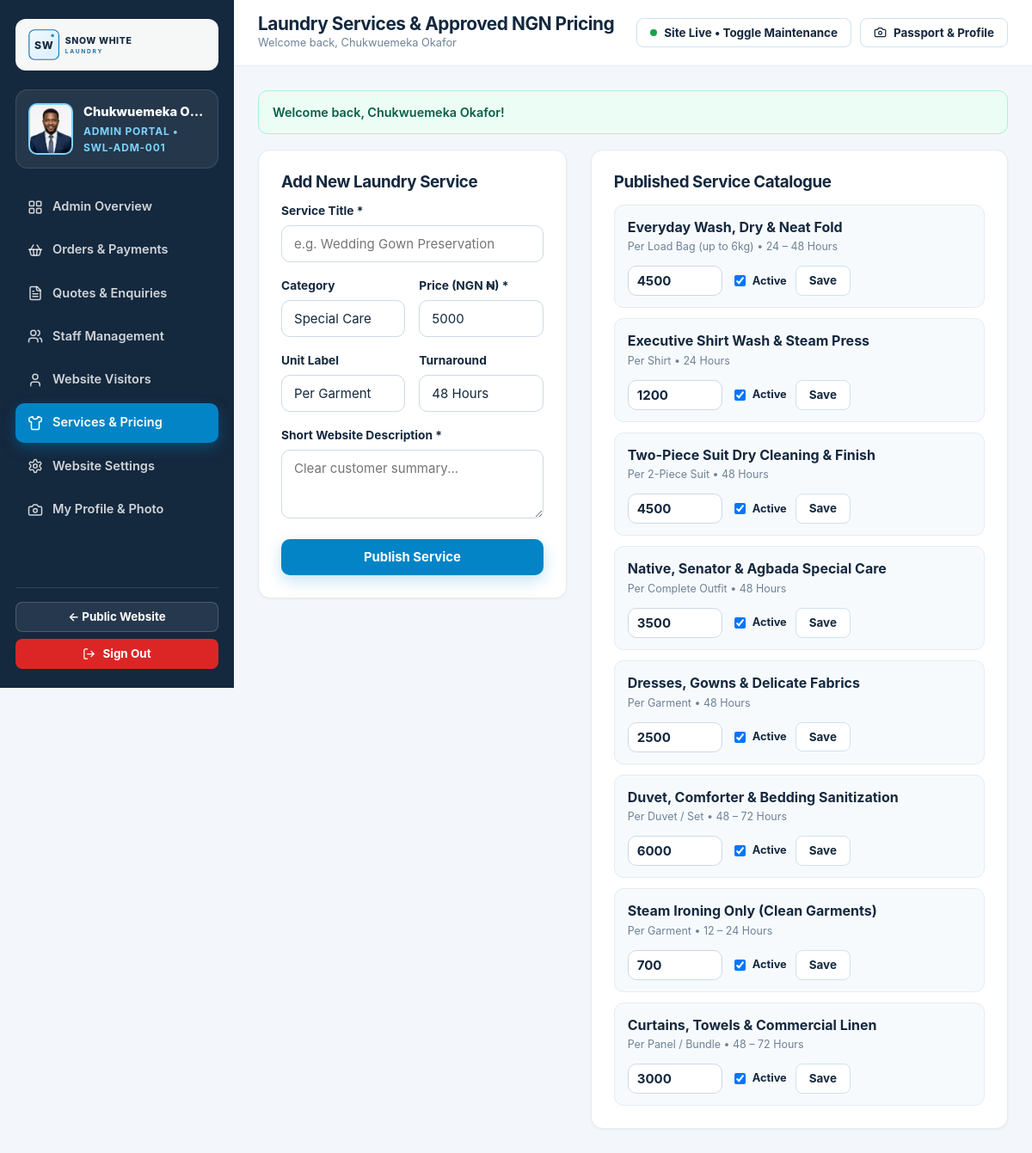
Screenshot of /admin/services.php (signed in) with the database file from the repository.
### tables this page shows
CREATE TABLE `users` (
  `id` INT UNSIGNED NOT NULL AUTO_INCREMENT,
  `full_name` VARCHAR(120) NOT NULL,
  `email` VARCHAR(160) NOT NULL,
  `phone` VARCHAR(30) DEFAULT NULL,
  `password_hash` VARCHAR(255) NOT NULL,
  `role` ENUM('visitor', 'staff', 'admin') NOT NULL DEFAULT 'visitor',
  `status` ENUM('active', 'suspended') NOT NULL DEFAULT 'active',
  `suspension_reason` VARCHAR(255) DEFAULT NULL,
  `staff_code` VARCHAR(30) DEFAULT NULL,
  `job_title` VARCHAR(100) DEFAULT NULL,
  `address` VARCHAR(255) DEFAULT NULL,
  `city_area` VARCHAR(100) DEFAULT NULL,
  `passport_photo` VARCHAR(255) DEFAULT NULL,
  `bio` TEXT DEFAULT NULL,
  `last_login_at` DATETIME DEFAULT NULL,
  `created_at` DATETIME NOT NULL DEFAULT CURRENT_TIMESTAMP,
  `updated_at` DATETIME NOT NULL DEFAULT CURRENT_TIMESTAMP ON UPDATE CURRENT_TIMESTAMP,
  PRIMARY KEY (`id`),
  UNIQUE KEY `uniq_users_email` (`email`),
  KEY `idx_users_role_status` (`role`, `status`)
);

CREATE TABLE `services` (
  `id` INT UNSIGNED NOT NULL AUTO_INCREMENT,
  `name` VARCHAR(140) NOT NULL,
  `slug` VARCHAR(150) NOT NULL,
  `category` VARCHAR(60) NOT NULL DEFAULT 'Laundry Care',
  `short_description` VARCHAR(255) NOT NULL,
  `full_description` TEXT NOT NULL,
  `unit_label` VARCHAR(60) NOT NULL DEFAULT 'Per Item',
  `price_ngn` DECIMAL(12,2) NOT NULL DEFAULT 0.00,
  `turnaround_hours` VARCHAR(40) NOT NULL DEFAULT '24 - 48 Hours',
  `icon_name` VARCHAR(40) NOT NULL DEFAULT 'shirt',
  `is_featured` TINYINT(1) NOT NULL DEFAULT 1,
  `is_active` TINYINT(1) NOT NULL DEFAULT 1,
  `sort_order` INT NOT NULL DEFAULT 0,
  `created_at` DATETIME NOT NULL DEFAULT CURRENT_TIMESTAMP,
  PRIMARY KEY (`id`),
  UNIQUE KEY `uniq_services_slug` (`slug`)
);

### admin/services.php (the view, shortened to what this page needs)
<?php
require_once __DIR__ . '/../includes/bootstrap.php';
$authUser = swl_require_auth('admin');
$pdo      = swl_db();
$services  = $pdo->query('SELECT * FROM services ORDER BY sort_order ASC, id ASC')->fetchAll();
$dashTitle = 'Laundry Services & Approved NGN Pricing';
$activeTab = 'services';
require __DIR__ . '/../includes/dashboard_header.php';
?>
<div class="grid-2" style="grid-template-columns:0.85fr 1.15fr;align-items:start;">
  <div class="card">
    <h3>Add New Laundry Service</h3>
    <form method="post">
      <div class="form-group">
        <label>Service Title *</label>
        <input type="text" name="name" class="form-control" placeholder="e.g. Wedding Gown Preservation" required>
      </div>
      <div class="form-row">
        <div class="form-group">
          <label>Category</label>
          <input type="text" name="category" class="form-control" value="Special Care">
        </div>
        <div class="form-group">
          <label>Price (NGN ₦) *</label>
          <input type="number" name="price_ngn" class="form-control" value="5000" min="0" step="50" required>
        </div>
      </div>
      <div class="form-row">
        <div class="form-group">
          <label>Unit Label</label>
          <input type="text" name="unit_label" class="form-control" value="Per Garment">
        </div>
        <div class="form-group">
          <label>Turnaround</label>
          <input type="text" name="turnaround_hours" class="form-control" value="48 Hours">
        </div>
      </div>
      <div class="form-group">
        <label>Short Website Description *</label>
        <textarea name="short_description" class="form-control" style="min-height:80px;" required placeholder="Clear customer summary..."></textarea>
      </div>
      <button type="submit" class="btn btn-primary" style="width:100%;">Publish Service</button>
    </form>
  </div>
  <div class="card">
    <h3>Published Service Catalogue</h3>
    <div style="display:grid;gap:12px;margin-top:14px;">
      <?php foreach ($services as $s): ?>
        <form method="post" style="display:flex;align-items:center;justify-content:space-between;gap:12px;padding:13px 15px;border:1px solid var(--border-subtle);border-radius:11px;background:var(--off-white);flex-wrap:wrap;">
          <div style="flex:1;min-width:190px;">
            <strong style="color:var(--deep-navy);"><?= e($s['name']) ?></strong>
            <span style="display:block;font-size:0.78rem;color:var(--text-subtle);"><?= e($s['unit_label']) ?> &bull; <?= e($s['turnaround_hours']) ?></span>
          </div>
          <div style="display:flex;align-items:center;gap:10px;">
            <input type="number" name="price_ngn" value="<?= e((string)(int)$s['price_ngn']) ?>" class="form-control" style="width:110px;padding:7px 10px;font-weight:700;">
            <label style="display:flex;align-items:center;gap:5px;margin:0;font-size:0.8rem;">
              <input type="checkbox" name="is_active" value="1" <?= (int)$s['is_active'] === 1 ? 'checked' : '' ?>> Active
            </label>
            <button type="submit" class="btn btn-outline btn-sm">Save</button>
          </div>
        </form>
      <?php endforeach; ?>
    </div>
  </div>
</div>
<?php require __DIR__ . '/../includes/dashboard_footer.php'; ?>

### includes/dashboard_header.php (shortened to what this page needs)
<?php
$authUser  = $authUser ?? swl_require_auth();
$role      = $authUser['role'];
$siteName  = swl_setting('site_name', 'Snow White Laundry');
$dashTitle = $dashTitle ?? ucfirst($role) . ' Dashboard';
$activeTab = $activeTab ?? 'dashboard';
$avatarUrl = swl_avatar_url($authUser);
$flashes   = swl_get_flashes();
$navItems = match ($role) {
    'admin' => [
        ['key' => 'dashboard', 'label' => 'Admin Overview',      'icon' => 'grid',        'url' => 'admin/dashboard.php'],
        ['key' => 'orders',    'label' => 'Orders & Payments',   'icon' => 'basket',      'url' => 'admin/orders.php'],
        ['key' => 'enquiries', 'label' => 'Quotes & Enquiries',  'icon' => 'file-text',   'url' => 'admin/enquiries.php'],
        ['key' => 'staff',     'label' => 'Staff Management',    'icon' => 'users',       'url' => 'admin/staff.php'],
        ['key' => 'visitors',  'label' => 'Website Visitors',    'icon' => 'user',        'url' => 'admin/visitors.php'],
        ['key' => 'services',  'label' => 'Services & Pricing',  'icon' => 'shirt',       'url' => 'admin/services.php'],
        ['key' => 'settings',  'label' => 'Website Settings',    'icon' => 'settings',    'url' => 'admin/settings.php'],
        ['key' => 'profile',   'label' => 'My Profile & Photo',  'icon' => 'camera',      'url' => 'admin/profile.php'],
    ],
    'staff' => [
        ['key' => 'dashboard', 'label' => 'Staff Workspace',     'icon' => 'grid',        'url' => 'staff/dashboard.php'],
        ['key' => 'orders',    'label' => 'Laundry Orders Queue','icon' => 'basket',      'url' => 'staff/orders.php'],
        ['key' => 'enquiries', 'label' => 'Customer Enquiries',  'icon' => 'file-text',   'url' => 'staff/enquiries.php'],
        ['key' => 'profile',   'label' => 'My Profile & Photo',  'icon' => 'camera',      'url' => 'staff/profile.php'],
    ],
    default => [
        ['key' => 'dashboard', 'label' => 'My Dashboard',        'icon' => 'grid',        'url' => 'visitor/dashboard.php'],
        ['key' => 'book',      'label' => 'Book Laundry Service','icon' => 'sparkles',    'url' => 'visitor/book.php'],
        ['key' => 'orders',    'label' => 'My Orders & Paystack','icon' => 'credit-card', 'url' => 'visitor/orders.php'],
        ['key' => 'enquiries', 'label' => 'My Quotes & Messages','icon' => 'file-text',   'url' => 'visitor/enquiries.php'],
        ['key' => 'profile',   'label' => 'My Profile & Photo',  'icon' => 'camera',      'url' => 'visitor/profile.php'],
    ],
};
?>
<!DOCTYPE html>
<html lang="en">
<head>
  <link rel="stylesheet" href="<?= e(swl_base_url('assets/css/style.css')) ?>">
</head>
<body class="dash-body">
<div class="dash-layout">
  <aside class="dash-sidebar no-print" id="swlDashSidebar">
    <a href="<?= e(swl_base_url()) ?>" class="dash-brand" title="Visit Live Website">
      <img src="<?= e(swl_logo_url()) ?>" alt="<?= e($siteName) ?>">
    </a>
    <div class="dash-user-box">
      <div class="passport-avatar">
        <?php if ($avatarUrl): ?>
          <img src="<?= e($avatarUrl) ?>" alt="<?= e($authUser['full_name']) ?>">
        <?php else: ?>
          <span><?= e(swl_initials($authUser['full_name'])) ?></span>
        <?php endif; ?>
      </div>
      <div style="min-width:0;">
        <div style="font-weight:800;font-size:0.92rem;white-space:nowrap;overflow:hidden;text-overflow:ellipsis;">
          <?= e($authUser['full_name']) ?>
        </div>
        <div style="font-size:0.75rem;color:#7dd3fc;text-transform:uppercase;letter-spacing:0.06em;font-weight:700;">
          <?= e($role === 'visitor' ? 'Customer Account' : ucfirst($role) . ' Portal') ?>
          <?php if (!empty($authUser['staff_code'])): ?>
            &bull; <?= e($authUser['staff_code']) ?>
          <?php endif; ?>
        </div>
      </div>
    </div>
    <nav class="dash-nav">
      <?php foreach ($navItems as $item): ?>
        <a href="<?= e(swl_base_url($item['url'])) ?>" class="<?= $activeTab === $item['key'] ? 'active' : '' ?>">
          <?= swl_icon($item['icon'], 18) ?>
          <span><?= e($item['label']) ?></span>
        </a>
      <?php endforeach; ?>
    </nav>
    <div style="margin-top:24px;padding-top:16px;border-top:1px solid rgba(255,255,255,0.12);display:grid;gap:8px;">
      <a href="<?= e(swl_base_url()) ?>" class="btn btn-outline btn-sm" style="background:rgba(255,255,255,0.08);border-color:rgba(255,255,255,0.18);color:#fff;">
        &larr; Public Website
      </a>
      <a href="<?= e(swl_base_url('logout.php')) ?>" class="btn btn-danger btn-sm">
        <?= swl_icon('logout', 15) ?> Sign Out
      </a>
    </div>
  </aside>
  <div class="dash-main">
    <header class="dash-topbar no-print">
      <div style="display:flex;align-items:center;gap:12px;">
        <div>
          <h1 style="font-size:1.3rem;margin:0;"><?= e($dashTitle) ?></h1>
          <div style="font-size:0.8rem;color:var(--text-subtle);">
            Welcome back, <?= e($authUser['full_name']) ?>
          </div>
        </div>
      </div>
      <div style="display:flex;align-items:center;gap:10px;flex-wrap:wrap;">
        <?php if ($role === 'admin'): ?>
          <form method="post" action="<?= e(swl_base_url('admin/settings.php')) ?>" style="margin:0;">
            <?php if (swl_is_maintenance()): ?>
              <button type="submit" class="btn btn-warning btn-sm" title="Click to disable Maintenance Mode and put website live">
                <?= swl_icon('power', 15) ?> Maintenance ON (Click to Go Live)
              </button>
            <?php else: ?>
              <button type="submit" class="btn btn-outline btn-sm" title="Click to enable Maintenance Mode">
                <span style="width:8px;height:8px;border-radius:50%;background:#16a34a;display:inline-block;"></span>
                Site Live &bull; Toggle Maintenance
              </button>
            <?php endif; ?>
          </form>
        <?php endif; ?>
        <a href="<?= e(swl_base_url($role . '/profile.php')) ?>" class="btn btn-outline btn-sm">
          <?= swl_icon('camera', 15) ?> Passport &amp; Profile
        </a>
      </div>
    </header>
    <main class="dash-content">
      <?php foreach ($flashes as $f): ?>
        <div class="alert alert-<?= e($f['type']) ?>"><?= e($f['message']) ?></div>
      <?php endforeach; ?>

### rows the page displays
users: passport_photo (picture), full_name "Chukwuemeka O…", role "ADMIN PORTAL", staff_code "SWL-ADM-001", full_name "Chukwuemeka Okafor"
services: name "Everyday Wash, Dry & Neat Fold", unit_label "Per Load Bag (up to 6kg)", turnaround_hours "24 – 48 Hours", price_ngn "4500", is_active "☑"
services: name "Executive Shirt Wash & Steam Press", unit_label "Per Shirt", turnaround_hours "24 Hours", price_ngn "1200", is_active "☑"
services: name "Two-Piece Suit Dry Cleaning & Finish", unit_label "Per 2-Piece Suit", turnaround_hours "48 Hours", price_ngn "4500", is_active "☑"
services: name "Native, Senator & Agbada Special Care", unit_label "Per Complete Outfit", turnaround_hours "48 Hours", price_ngn "3500", is_active "☑"
services: name "Dresses, Gowns & Delicate Fabrics", unit_label "Per Garment", turnaround_hours "48 Hours", price_ngn "2500", is_active "☑"
services: name "Duvet, Comforter & Bedding Sanitization", unit_label "Per Duvet / Set", turnaround_hours "48 – 72 Hours", price_ngn "6000", is_active "☑"
services: name "Steam Ironing Only (Clean Garments)", unit_label "Per Garment", turnaround_hours "12 – 24 Hours", price_ngn "700", is_active "☑"
services: name "Curtains, Towels & Commercial Linen", unit_label "Per Panel / Bundle", turnaround_hours "48 – 72 Hours", price_ngn "3000", is_active "☑"

### other values shown
$item['label'] "Admin Overview"
$item['label'] "Orders & Payments"
$item['label'] "Quotes & Enquiries"
$item['label'] "Staff Management"
$item['label'] "Website Visitors"
$item['label'] "Services & Pricing"
$item['label'] "Website Settings"
$item['label'] "My Profile & Photo"
$dashTitle "Laundry Services & Approved NGN Pricing"
$f['message'] "Welcome back, Chukwuemeka Okafor!"
